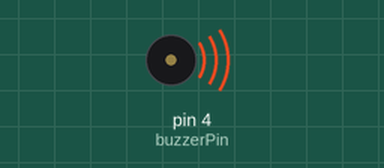
This sketch was run on a simulated Arduino Uno, built with avr-gcc and run on an emulated ATmega328P. On the bench: buzzer (waves = sounding).

Above: at 0.05 s.
Timing chart, 0 to 3.0 s (numbered marks = the images above):
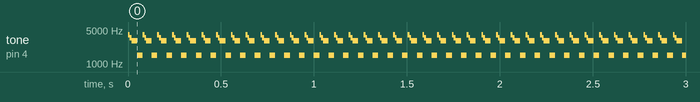

Measured:
- by itself, tone on pin 4 (buzzerPin): repeats every 0.08 s: 3500 Hz 0.01 s, 3000 Hz 0.03 s, 1500 Hz 0.03 s, 4000 Hz 0.01 s

The sketch:

Simulated_Laser_Firing.ino
```cpp
int lasertrig = A2;
unsigned long laser_on_time = 0;
unsigned long laser_last_time;
bool laserOn= false;

//Buzzer
const int buzzerPin = 4;

void ringTone(int pin) {
    tone(pin, 4000);    delay(10);
    tone(pin, 3500);    delay(9);
    tone(pin, 3000);    delay(8);
    tone(pin, 3500);    delay(7);
    tone(pin, 3000);    delay(6);
    tone(pin, 2500);    delay(5);
    tone(pin, 2000);    delay(4);
    tone(pin, 1500);    delay(30);
    noTone(pin);
}
void laserfired(unsigned long delayTime) {
  if (!laserOn){
      digitalWrite(lasertrig, HIGH);
      laser_on_time= micros();
      laserOn=true;
   }
  laser_last_time = micros()-laser_on_time;
  if(laser_last_time >=delayTime*1000)
   {
    digitalWrite(lasertrig, LOW);
    laserOn=false;
   }
}
void setup(){
//laser setup
  pinMode(lasertrig, OUTPUT);
}

void loop(){
 //trigger laser
    laserfired(1000);
    ringTone(buzzerPin);
}
```
